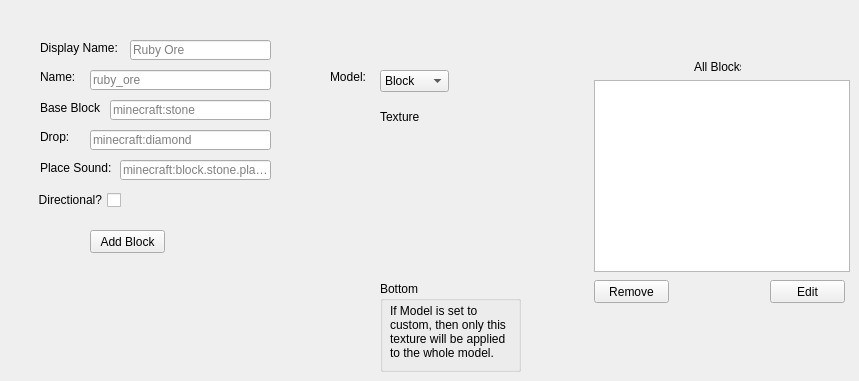
    <widget class="QWidget" name="tab_2">
     <attribute name="title">
      <string>Blocks</string>
     </attribute>
     <widget class="QLineEdit" name="placeSound">
      <property name="geometry">
       <rect>
        <x>120</x>
        <y>160</y>
        <width>151</width>
        <height>20</height>
       </rect>
      </property>
      <property name="toolTip">
       <string>&lt;html&gt;&lt;head/&gt;&lt;body&gt;&lt;p&gt;The sound your block should play when it is placed.&lt;br/&gt;Currently only supports default minecraft sounds,&lt;/p&gt;&lt;p&gt;but support for custom sounds is coming soon&lt;span style=&quot; vertical-align:super;&quot;&gt;TM&lt;/span&gt;&lt;/p&gt;&lt;/body&gt;&lt;/html&gt;</string>
      </property>
      <property name="placeholderText">
       <string>minecraft:block.stone.place</string>
      </property>
     </widget>
     <widget class="QLineEdit" name="blockName">
      <property name="geometry">
       <rect>
        <x>90</x>
        <y>70</y>
        <width>181</width>
        <height>20</height>
       </rect>
      </property>
      <property name="toolTip">
       <string>&lt;html&gt;&lt;head/&gt;&lt;body&gt;&lt;p&gt;The name the program and the pack recognizes.&lt;br/&gt;Supports lowercase characters &amp;amp; underscores.&lt;/p&gt;&lt;/body&gt;&lt;/html&gt;</string>
      </property>
      <property name="inputMethodHints">
       <set>Qt::InputMethodHint::ImhNone</set>
      </property>
      <property name="placeholderText">
       <string>ruby_ore</string>
      </property>
     </widget>
     <widget class="QComboBox" name="blockModel">
      <property name="enabled">
       <bool>true</bool>
      </property>
      <property name="geometry">
       <rect>
        <x>380</x>
        <y>70</y>
        <width>69</width>
        <height>22</height>
       </rect>
      </property>
      <property name="toolTip">
       <string>&lt;html&gt;&lt;head/&gt;&lt;body&gt;&lt;p&gt;Block: A regular block.&lt;/p&gt;&lt;p&gt;Custom: Your own custom 3D model.&lt;/p&gt;&lt;/body&gt;&lt;/html&gt;</string>
      </property>
      <item>
       <property name="text">
        <string>Block</string>
       </property>
      </item>
      <item>
       <property name="text">
        <string>Custom</string>
       </property>
      </item>
     </widget>
     <widget class="QPushButton" name="bottomFaceBtn">
      <property name="enabled">
       <bool>true</bool>
      </property>
      <property name="geometry">
       <rect>
        <x>380</x>
        <y>240</y>
        <width>41</width>
        <height>41</height>
       </rect>
      </property>
      <property name="toolTip">
       <string>&lt;html&gt;&lt;head/&gt;&lt;body&gt;&lt;p&gt;The Bottom face of the block&lt;/p&gt;&lt;/body&gt;&lt;/html&gt;</string>
      </property>
      <property name="autoFillBackground">
       <bool>false</bool>
      </property>
      <property name="text">
       <string/>
      </property>
      <property name="checkable">
       <bool>false</bool>
      </property>
      <property name="flat">
       <bool>true</bool>
      </property>
     </widget>
     <widget class="QLabel" name="label_5">
      <property name="geometry">
       <rect>
        <x>40</x>
        <y>40</y>
        <width>81</width>
        <height>16</height>
       </rect>
      </property>
      <property name="text">
       <string>Display Name:</string>
      </property>
     </widget>
     <widget class="QLabel" name="bottomFace">
      <property name="enabled">
       <bool>true</bool>
      </property>
      <property name="geometry">
       <rect>
        <x>380</x>
        <y>240</y>
        <width>41</width>
        <height>41</height>
       </rect>
      </property>
      <property name="text">
       <string/>
      </property>
      <property name="textInteractionFlags">
       <set>Qt::TextInteractionFlag::LinksAccessibleByMouse</set>
      </property>
     </widget>
     <widget class="QLineEdit" name="blockDisplayName">
      <property name="geometry">
       <rect>
        <x>130</x>
        <y>40</y>
        <width>141</width>
        <height>20</height>
       </rect>
      </property>
      <property name="toolTip">
       <string>&lt;html&gt;&lt;head/&gt;&lt;body&gt;&lt;p&gt;The name the block will show in your inventory.&lt;/p&gt;&lt;/body&gt;&lt;/html&gt;</string>
      </property>
      <property name="placeholderText">
       <string>Ruby Ore</string>
      </property>
     </widget>
     <widget class="QLabel" name="label_3">
      <property name="geometry">
       <rect>
        <x>40</x>
        <y>160</y>
        <width>71</width>
        <height>16</height>
       </rect>
      </property>
      <property name="text">
       <string>Place Sound:</string>
      </property>
     </widget>
     <widget class="QLineEdit" name="blockDrop">
      <property name="geometry">
       <rect>
        <x>90</x>
        <y>130</y>
        <width>181</width>
        <height>20</height>
       </rect>
      </property>
      <property name="toolTip">
       <string>&lt;html&gt;&lt;head/&gt;&lt;body&gt;&lt;p&gt;The item dropped when the block is broken.&lt;br/&gt;When empty, it will drop itself.&lt;/p&gt;&lt;/body&gt;&lt;/html&gt;</string>
      </property>
      <property name="placeholderText">
       <string>minecraft:diamond</string>
      </property>
     </widget>
     <widget class="QLabel" name="label_2">
      <property name="geometry">
       <rect>
        <x>40</x>
        <y>130</y>
        <width>47</width>
        <height>13</height>
       </rect>
      </property>
      <property name="text">
       <string>Drop:</string>
      </property>
     </widget>
     <widget class="QLabel" name="blockTextureLabel">
      <property name="enabled">
       <bool>true</bool>
      </property>
      <property name="geometry">
       <rect>
        <x>380</x>
        <y>110</y>
        <width>47</width>
        <height>13</height>
       </rect>
      </property>
      <property name="text">
       <string>Texture</string>
      </property>
     </widget>
     <widget class="QLabel" name="topFace">
      <property name="enabled">
       <bool>true</bool>
      </property>
      <property name="geometry">
       <rect>
        <x>380</x>
        <y>140</y>
        <width>41</width>
        <height>41</height>
       </rect>
      </property>
      <property name="text">
       <string/>
      </property>
      <property name="textInteractionFlags">
       <set>Qt::TextInteractionFlag::LinksAccessibleByMouse</set>
      </property>
     </widget>
     <widget class="QLabel" name="backFace">
      <property name="enabled">
       <bool>true</bool>
      </property>
      <property name="geometry">
       <rect>
        <x>380</x>
        <y>190</y>
        <width>41</width>
        <height>41</height>
       </rect>
      </property>
      <property name="text">
       <string/>
      </property>
      <property name="textInteractionFlags">
       <set>Qt::TextInteractionFlag::LinksAccessibleByMouse</set>
      </property>
     </widget>
     <widget class="QCheckBox" name="directionalCheck">
      <property name="geometry">
       <rect>
        <x>30</x>
        <y>190</y>
        <width>91</width>
        <height>20</height>
       </rect>
      </property>
      <property name="toolTip">
       <string>&lt;html&gt;&lt;head/&gt;&lt;body&gt;&lt;p&gt;Should your block be directional?&lt;br/&gt;When checked, it will be placed like a log.&lt;br/&gt;Otherwise, it will always face up.&lt;/p&gt;&lt;/body&gt;&lt;/html&gt;</string>
      </property>
      <property name="layoutDirection">
       <enum>Qt::LayoutDirection::RightToLeft</enum>
      </property>
      <property name="text">
       <string>Directional?</string>
      </property>
     </widget>
     <widget class="QLabel" name="label">
      <property name="geometry">
       <rect>
        <x>40</x>
        <y>70</y>
        <width>47</width>
        <height>13</height>
       </rect>
      </property>
      <property name="text">
       <string>Name:</string>
      </property>
     </widget>
     <widget class="QLabel" name="label_6">
      <property name="geometry">
       <rect>
        <x>40</x>
        <y>100</y>
        <width>61</width>
        <height>16</height>
       </rect>
      </property>
      <property name="text">
       <string>Base Block:</string>
      </property>
     </widget>
     <widget class="QLabel" name="frontFace">
      <property name="enabled">
       <bool>true</bool>
      </property>
      <property name="geometry">
       <rect>
        <x>480</x>
        <y>190</y>
        <width>41</width>
        <height>41</height>
       </rect>
      </property>
      <property name="text">
       <string/>
      </property>
      <property name="textInteractionFlags">
       <set>Qt::TextInteractionFlag::LinksAccessibleByMouse</set>
      </property>
     </widget>
     <widget class="QPushButton" name="buttonAddBlock">
      <property name="geometry">
       <rect>
        <x>90</x>
        <y>230</y>
        <width>75</width>
        <height>23</height>
       </rect>
      </property>
      <property name="toolTip">
       <string>&lt;html&gt;&lt;head/&gt;&lt;body&gt;&lt;p&gt;Adds the block to the pack!&lt;/p&gt;&lt;/body&gt;&lt;/html&gt;</string>
      </property>
      <property name="text">
       <string>Add Block</string>
      </property>
     </widget>
     <widget class="QLabel" name="leftFace">
      <property name="enabled">
       <bool>true</bool>
      </property>
      <property name="geometry">
       <rect>
        <x>330</x>
        <y>190</y>
        <width>41</width>
        <height>41</height>
       </rect>
      </property>
      <property name="text">
       <string/>
      </property>
      <property name="textInteractionFlags">
       <set>Qt::TextInteractionFlag::LinksAccessibleByMouse</set>
      </property>
     </widget>
     <widget class="QLabel" name="blockModelLabel">
      <property name="enabled">
       <bool>true</bool>
      </property>
      <property name="geometry">
       <rect>
        <x>330</x>
        <y>70</y>
        <width>47</width>
        <height>13</height>
       </rect>
      </property>
      <property name="text">
       <string>Model:</string>
      </property>
     </widget>
     <widget class="QPushButton" name="leftFaceBtn">
      <property name="enabled">
       <bool>true</bool>
      </property>
      <property name="geometry">
       <rect>
        <x>330</x>
        <y>190</y>
        <width>41</width>
        <height>41</height>
       </rect>
      </property>
      <property name="toolTip">
       <string>&lt;html&gt;&lt;head/&gt;&lt;body&gt;&lt;p&gt;The Left face of the block&lt;/p&gt;&lt;/body&gt;&lt;/html&gt;</string>
      </property>
      <property name="autoFillBackground">
       <bool>false</bool>
      </property>
      <property name="text">
       <string/>
      </property>
      <property name="checkable">
       <bool>false</bool>
      </property>
      <property name="flat">
       <bool>true</bool>
      </property>
     </widget>
     <widget class="QLineEdit" name="blockBase">
      <property name="geometry">
       <rect>
        <x>110</x>
        <y>100</y>
        <width>161</width>
        <height>20</height>
       </rect>
      </property>
      <property name="toolTip">
       <string>&lt;html&gt;&lt;head/&gt;&lt;body&gt;&lt;p&gt;The base block. This will determine the mining speed, what kind of tool you&lt;/p&gt;&lt;p&gt;need to mine it, break/place/walking sounds, and more. Any minecraft block works here.&lt;/p&gt;&lt;/body&gt;&lt;/html&gt;</string>
      </property>
      <property name="text">
       <string/>
      </property>
      <property name="placeholderText">
       <string>minecraft:stone</string>
      </property>
     </widget>
     <widget class="QPushButton" name="rightFaceBtn">
      <property name="enabled">
       <bool>true</bool>
      </property>
      <property name="geometry">
       <rect>
        <x>430</x>
        <y>190</y>
        <width>41</width>
        <height>41</height>
       </rect>
      </property>
      <property name="toolTip">
       <string>&lt;html&gt;&lt;head/&gt;&lt;body&gt;&lt;p&gt;The Right face of the block&lt;/p&gt;&lt;/body&gt;&lt;/html&gt;</string>
      </property>
      <property name="autoFillBackground">
       <bool>false</bool>
      </property>
      <property name="text">
       <string/>
      </property>
      <property name="checkable">
       <bool>false</bool>
      </property>
      <property name="flat">
       <bool>true</bool>
      </property>
     </widget>
     <widget class="QPushButton" name="frontFaceBtn">
      <property name="enabled">
       <bool>true</bool>
      </property>
      <property name="geometry">
       <rect>
        <x>480</x>
        <y>190</y>
        <width>41</width>
        <height>41</height>
       </rect>
      </property>
      <property name="toolTip">
       <string>&lt;html&gt;&lt;head/&gt;&lt;body&gt;&lt;p&gt;The Front face of the block&lt;/p&gt;&lt;/body&gt;&lt;/html&gt;</string>
      </property>
      <property name="autoFillBackground">
       <bool>false</bool>
      </property>
      <property name="text">
       <string/>
      </property>
      <property name="checkable">
       <bool>false</bool>
      </property>
      <property name="flat">
       <bool>true</bool>
      </property>
     </widget>
     <widget class="QPushButton" name="backFaceBtn">
      <property name="enabled">
       <bool>true</bool>
      </property>
      <property name="geometry">
       <rect>
        <x>380</x>
        <y>190</y>
        <width>41</width>
        <height>41</height>
       </rect>
      </property>
      <property name="toolTip">
       <string>&lt;html&gt;&lt;head/&gt;&lt;body&gt;&lt;p&gt;The Back face of the block&lt;/p&gt;&lt;/body&gt;&lt;/html&gt;</string>
      </property>
      <property name="autoFillBackground">
       <bool>false</bool>
      </property>
      <property name="text">
       <string/>
      </property>
      <property name="checkable">
       <bool>false</bool>
      </property>
      <property name="flat">
       <bool>true</bool>
      </property>
     </widget>
     <widget class="QLabel" name="rightFace">
      <property name="enabled">
       <bool>true</bool>
      </property>
      <property name="geometry">
       <rect>
        <x>430</x>
        <y>190</y>
        <width>41</width>
        <height>41</height>
       </rect>
      </property>
      <property name="text">
       <string/>
      </property>
      <property name="textInteractionFlags">
       <set>Qt::TextInteractionFlag::LinksAccessibleByMouse</set>
      </property>
     </widget>
     <widget class="QPushButton" name="topFaceBtn">
      <property name="enabled">
       <bool>true</bool>
      </property>
      <property name="geometry">
       <rect>
        <x>380</x>
        <y>140</y>
        <width>41</width>
        <height>41</height>
       </rect>
      </property>
      <property name="toolTip">
       <string>&lt;html&gt;&lt;head/&gt;&lt;body&gt;&lt;p&gt;The Top face of the block&lt;/p&gt;&lt;/body&gt;&lt;/html&gt;</string>
      </property>
      <property name="autoFillBackground">
       <bool>false</bool>
      </property>
      <property name="text">
       <string/>
      </property>
      <property name="checkable">
       <bool>false</bool>
      </property>
      <property name="flat">
       <bool>true</bool>
      </property>
     </widget>
     <widget class="QPushButton" name="buttonEditBlock">
      <property name="geometry">
       <rect>
        <x>770</x>
        <y>280</y>
        <width>75</width>
        <height>23</height>
       </rect>
      </property>
      <property name="toolTip">
       <string>&lt;html&gt;&lt;head/&gt;&lt;body&gt;&lt;p&gt;Click a block from above, then press Edit to edit the block.&lt;/p&gt;&lt;/body&gt;&lt;/html&gt;</string>
      </property>
      <property name="text">
       <string>Edit</string>
      </property>
     </widget>
     <widget class="QListWidget" name="blockList">
      <property name="geometry">
       <rect>
        <x>594</x>
        <y>80</y>
        <width>256</width>
        <height>192</height>
       </rect>
      </property>
      <property name="toolTip">
       <string>&lt;html&gt;&lt;head/&gt;&lt;body&gt;&lt;p&gt;A list of all custom blocks you have created.&lt;/p&gt;&lt;/body&gt;&lt;/html&gt;</string>
      </property>
     </widget>
     <widget class="QLabel" name="label_9">
      <property name="geometry">
       <rect>
        <x>694</x>
        <y>60</y>
        <width>47</width>
        <height>13</height>
       </rect>
      </property>
      <property name="text">
       <string>All Blocks</string>
      </property>
     </widget>
     <widget class="QPushButton" name="buttonRemoveBlock">
      <property name="geometry">
       <rect>
        <x>594</x>
        <y>280</y>
        <width>75</width>
        <height>23</height>
       </rect>
      </property>
      <property name="toolTip">
       <string>&lt;html&gt;&lt;head/&gt;&lt;body&gt;&lt;p&gt;Click a block from above, then press Remove to delete it.&lt;br/&gt;This action cannot be undone.&lt;/p&gt;&lt;/body&gt;&lt;/html&gt;</string>
      </property>
      <property name="text">
       <string>Remove</string>
      </property>
     </widget>
     <widget class="QGroupBox" name="groupBox">
      <property name="geometry">
       <rect>
        <x>380</x>
        <y>281</y>
        <width>141</width>
        <height>91</height>
       </rect>
      </property>
      <property name="title">
       <string>Bottom</string>
      </property>
      <widget class="QLabel" name="label_22">
       <property name="geometry">
        <rect>
         <x>10</x>
         <y>20</y>
         <width>121</width>
         <height>61</height>
        </rect>
       </property>
       <property name="text">
        <string>If Model is set to custom, then only this texture will be applied to the whole model.</string>
       </property>
       <property name="wordWrap">
        <bool>true</bool>
       </property>
      </widget>
     </widget>
     <zorder>placeSound</zorder>
     <zorder>blockName</zorder>
     <zorder>blockModel</zorder>
     <zorder>label_5</zorder>
     <zorder>bottomFace</zorder>
     <zorder>blockDisplayName</zorder>
     <zorder>label_3</zorder>
     <zorder>blockDrop</zorder>
     <zorder>label_2</zorder>
     <zorder>blockTextureLabel</zorder>
     <zorder>topFace</zorder>
     <zorder>backFace</zorder>
     <zorder>directionalCheck</zorder>
     <zorder>label</zorder>
     <zorder>label_6</zorder>
     <zorder>frontFace</zorder>
     <zorder>buttonAddBlock</zorder>
     <zorder>leftFace</zorder>
     <zorder>blockModelLabel</zorder>
     <zorder>leftFaceBtn</zorder>
     <zorder>blockBase</zorder>
     <zorder>frontFaceBtn</zorder>
     <zorder>backFaceBtn</zorder>
     <zorder>rightFace</zorder>
     <zorder>topFaceBtn</zorder>
     <zorder>buttonEditBlock</zorder>
     <zorder>blockList</zorder>
     <zorder>label_9</zorder>
     <zorder>buttonRemoveBlock</zorder>
     <zorder>rightFaceBtn</zorder>
     <zorder>bottomFaceBtn</zorder>
     <zorder>groupBox</zorder>
    </widget>
